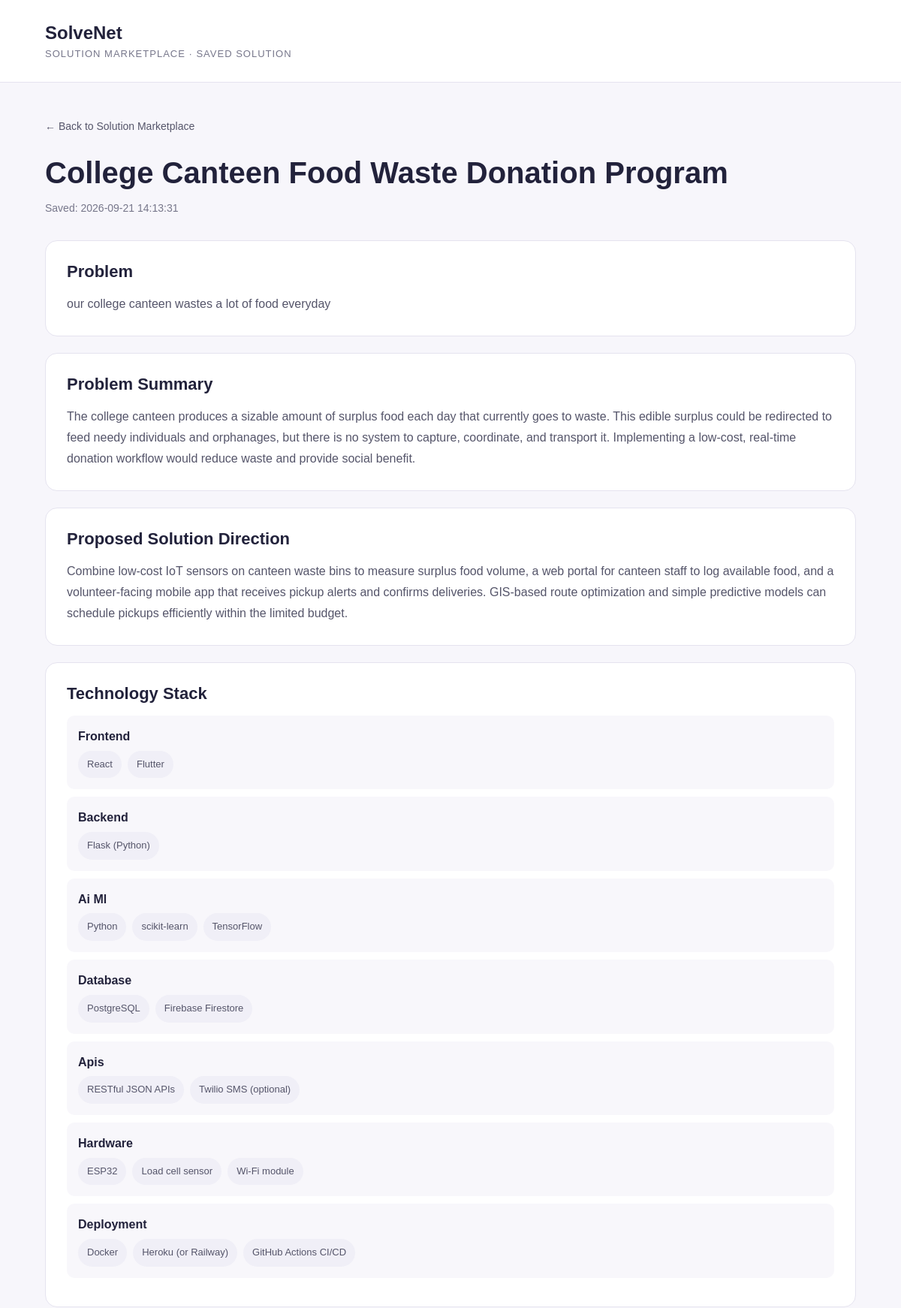
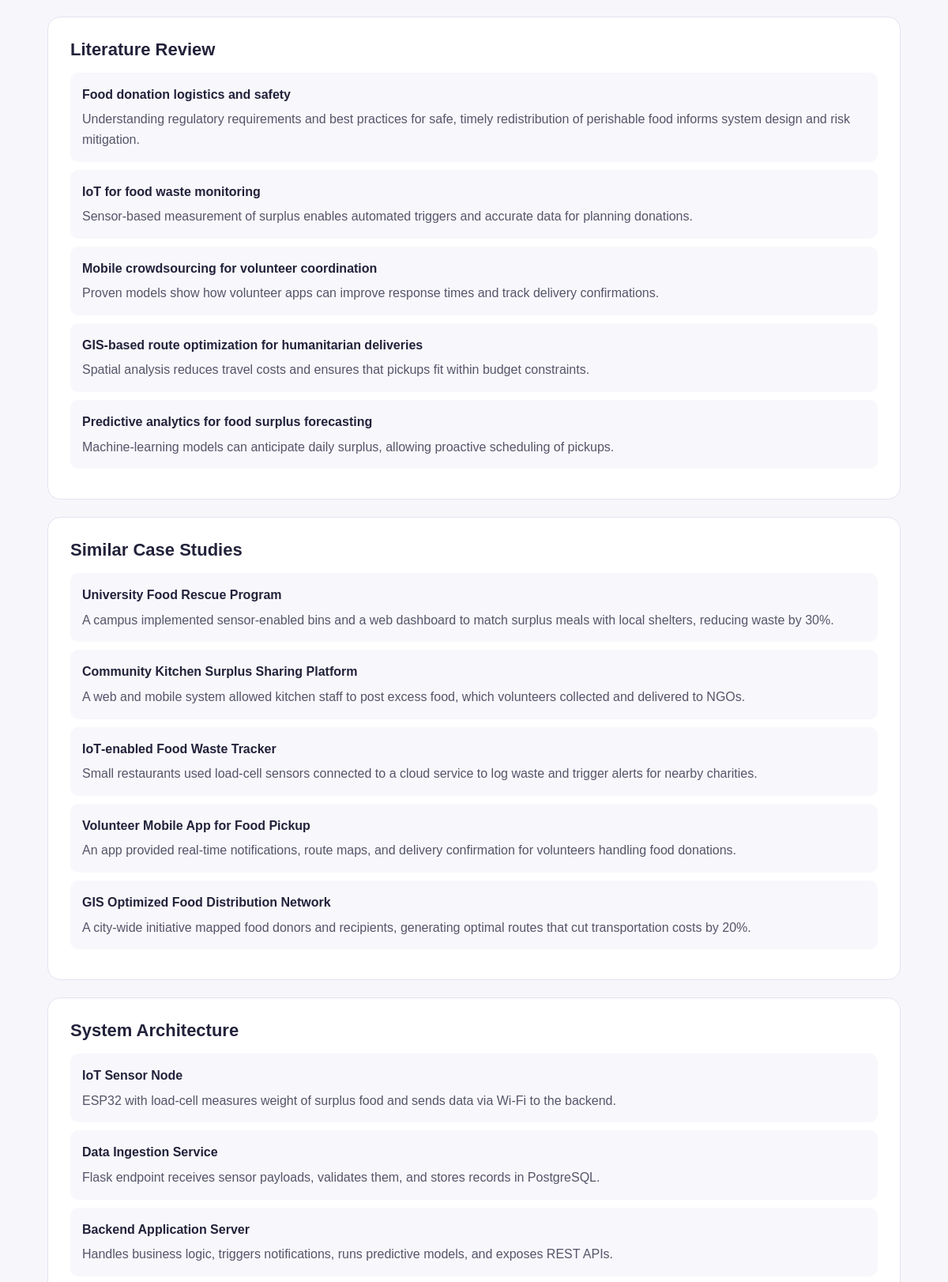
Page /solution/2 (upper part) on the committed database (2 pictures, top to bottom).
### tables this page shows
CREATE TABLE solutions (

            id INTEGER PRIMARY KEY AUTOINCREMENT,

            title TEXT NOT NULL,

            problem TEXT NOT NULL,

            problem_brief TEXT NOT NULL,

            matches TEXT NOT NULL,

            starter_kit TEXT NOT NULL,

            created_at TEXT DEFAULT CURRENT_TIMESTAMP

        );

### app.py (the view)
@app.route(
    "/solution/<int:solution_id>"
)
def solution_detail(
    solution_id
):
    from services.database_service import (
        get_solution
    )
    solution = get_solution(
        solution_id
    )
    if not solution:
        return redirect(
            url_for("marketplace")
        )
    return render_template(
        "solution_detail.html",
        solution=solution
    )

### services/database_service.py (called while the page is built)
def get_connection():
    connection = sqlite3.connect(
        DATABASE_PATH
    )
    connection.row_factory = sqlite3.Row
    return connection

def get_solution(
    solution_id
):
    connection = get_connection()
    row = connection.execute(
        """
        SELECT *
        FROM solutions
        WHERE id = ?
        """,
        (solution_id,)
    ).fetchone()
    connection.close()
    if not row:
        return None
    solution = dict(row)
    try:
        solution["problem_brief"] = json.loads(
            solution["problem_brief"]
        )
    except Exception:
        solution["problem_brief"] = {}
    try:
        solution["matches"] = json.loads(
            solution["matches"]
        )
    except Exception:
        solution["matches"] = []
    try:
        solution["starter_kit"] = json.loads(
            solution["starter_kit"]
        )
    except Exception:
        solution["starter_kit"] = {}
    return solution

### templates/solution_detail.html (shortened to what this page needs)
<!DOCTYPE html>
<html lang="en">
<head>
</head>
<body>
<header>
    <div class="container">
        <div class="logo">
            SolveNet
        </div>
        <div class="stage">
            SOLUTION MARKETPLACE · SAVED SOLUTION
        </div>
    </div>
</header>
<main>
<div class="container">
    <div
        class="back"
        onclick="window.location.href='/marketplace'"
    >
        ← Back to Solution Marketplace
    </div>
    <h1>
        {{ solution.title }}
    </h1>
    <div class="date">
        Saved:
        {{ solution.created_at }}
    </div>
    <div class="section">
        <h2>
            Problem
        </h2>
        <div class="text">
            {{ solution.problem }}
        </div>
    </div>
    {% if solution.starter_kit.problem_summary %}
    <div class="section">
        <h2>
            Problem Summary
        </h2>
        <div class="text">
            {{ solution.starter_kit.problem_summary }}
        </div>
    </div>
    {% endif %}
    {% if solution.starter_kit.solution_direction %}
    <div class="section">
        <h2>
            Proposed Solution Direction
        </h2>
        <div class="text">
            {{ solution.starter_kit.solution_direction }}
        </div>
    </div>
    {% endif %}
    {% if solution.starter_kit.technology_stack %}
    <div class="section">
        <h2>
            Technology Stack
        </h2>
        {% for category, values in
            solution.starter_kit.technology_stack.items()
        %}
            {% if values %}
            <div class="item">
                <strong>
                    {{ category|replace("_", " ")|title }}
                </strong>
                <div class="tags">
                    {% for value in values %}
                    <span class="tag">
                        {{ value }}
                    </span>
                    {% endfor %}
                </div>
            </div>
            {% endif %}
        {% endfor %}
    </div>
    {% endif %}
    {% if solution.starter_kit.literature_review %}
    <div class="section">
        <h2>
            Literature Review
        </h2>
        {% for item in
            solution.starter_kit.literature_review
        %}
        <div class="item">
            <strong>
                {{ item.topic }}
            </strong>
            {{ item.why_relevant }}
        </div>
        {% endfor %}
    </div>
    {% endif %}
    {% if solution.starter_kit.case_studies %}
    <div class="section">
        <h2>
            Similar Case Studies
        </h2>
        {% for item in
            solution.starter_kit.case_studies
        %}
        <div class="item">
            <strong>
                {{ item.title }}
            </strong>
            {{ item.description }}
        </div>
        {% endfor %}
    </div>
    {% endif %}
    {% if solution.starter_kit.architecture %}
    <div class="section">
        <h2>
            System Architecture
        </h2>
        {% for item in
            solution.starter_kit.architecture
        %}
        <div class="item">
            <strong>
                {{ item.component }}
            </strong>
            {{ item.description }}
        </div>
        {% endfor %}
    </div>
    {% endif %}
</div>
</main>
</body>
</html>

### templates/solution_detail.html (style rules this page uses)
* { box-sizing: border-box; }
body { margin: 0; font-family: Arial, Helvetica, sans-serif; background: #f7f6fb; color: #22223b; }
.container { width: 90%; max-width: 1100px; margin: auto; }
header { background: white; border-bottom: 1px solid #e5e3ef; padding: 30px 0; }
.logo { font-size: 24px; font-weight: bold; }
.stage { font-size: 13px; color: #77778b; margin-top: 6px; letter-spacing: 1px; }
main { padding: 50px 0 80px; }
.back { margin-bottom: 30px; cursor: pointer; color: #55556a; font-size: 14px; }
h1 { font-size: 40px; line-height: 1.2; margin-bottom: 15px; }
.date { color: #77778b; font-size: 14px; margin-bottom: 35px; }
.section { background: white; border: 1px solid #e5e3ef; border-radius: 16px; padding: 28px; margin-bottom: 22px; }
.section h2 { margin-top: 0; font-size: 22px; margin-bottom: 16px; }
.text { color: #55556a; line-height: 1.75; }
.tags { display: flex; flex-wrap: wrap; gap: 8px; }
.tag { background: #f0eff7; padding: 8px 12px; border-radius: 20px; font-size: 13px; }
.item { padding: 15px; background: #f8f7fb; border-radius: 10px; margin-bottom: 10px; color: #55556a; line-height: 1.6; }
.item strong { display: block; color: #22223b; margin-bottom: 6px; }

### rows in the picture
solutions: title "College Canteen Food Waste Donation Program", created_at "2026-09-21 14:13:31", problem "our college canteen wastes a lot of food everyday"

### other values in the picture
{{ category|replace("_", " ")|title }} "Frontend" "Backend" "Ai Ml" "Database" "Apis" "Hardware" "Deployment"
{{ value }} "React" "Flutter" "Flask (Python)" "Python" "scikit-learn" "TensorFlow" "PostgreSQL" "Firebase Firestore" "RESTful JSON APIs" "Twilio SMS (optional)" "ESP32" "Load cell sensor" "Wi‑Fi module" "Docker" "Heroku (or Railway)" "GitHub Actions CI/CD"
{{ item.topic }} "Food donation logistics and safety" "IoT for food waste monitoring" "Mobile crowdsourcing for volunteer coordination" "GIS‑based route optimization for humanitarian deliveries" "Predictive analytics for food surplus forecasting"
{{ item.why_relevant }} "Understanding regulatory requirements and best practices for safe, timely redistribution of perishable food informs system design and risk mitigation." "Sensor‑based measurement of surplus enables automated triggers and accurate data for planning donations." "Proven models show how volunteer apps can improve response times and track delivery confirmations." "Spatial analysis reduces travel costs and ensures that pickups fit within budget constraints." "Machine‑learning models can anticipate daily surplus, allowing proactive scheduling of pickups."
{{ item.title }} "University Food Rescue Program" "Community Kitchen Surplus Sharing Platform" "IoT‑enabled Food Waste Tracker" "Volunteer Mobile App for Food Pickup" "GIS Optimized Food Distribution Network"
{{ item.description }} "A campus implemented sensor‑enabled bins and a web dashboard to match surplus meals with local shelters, reducing waste by 30%." "A web and mobile system allowed kitchen staff to post excess food, which volunteers collected and delivered to NGOs." "Small restaurants used load‑cell sensors connected to a cloud service to log waste and trigger alerts for nearby charities." "An app provided real‑time notifications, route maps, and delivery confirmation for volunteers handling food donations." "A city‑wide initiative mapped food donors and recipients, generating optimal routes that cut transportation costs by 20%."
{{ item.component }} "IoT Sensor Node" "Data Ingestion Service" "Backend Application Server"
{{ item.description }} "ESP32 with load‑cell measures weight of surplus food and sends data via Wi‑Fi to the backend." "Flask endpoint receives sensor payloads, validates them, and stores records in PostgreSQL." "Handles business logic, triggers notifications, runs predictive models, and exposes REST APIs."
